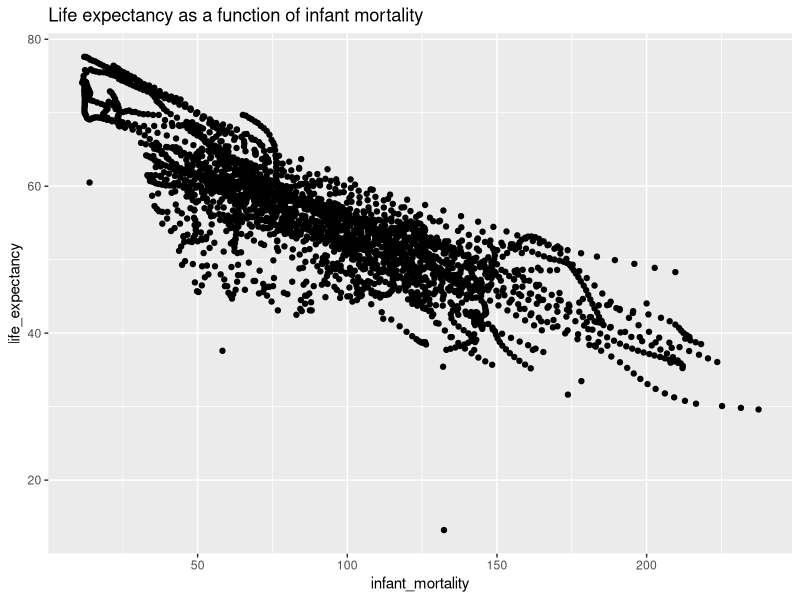
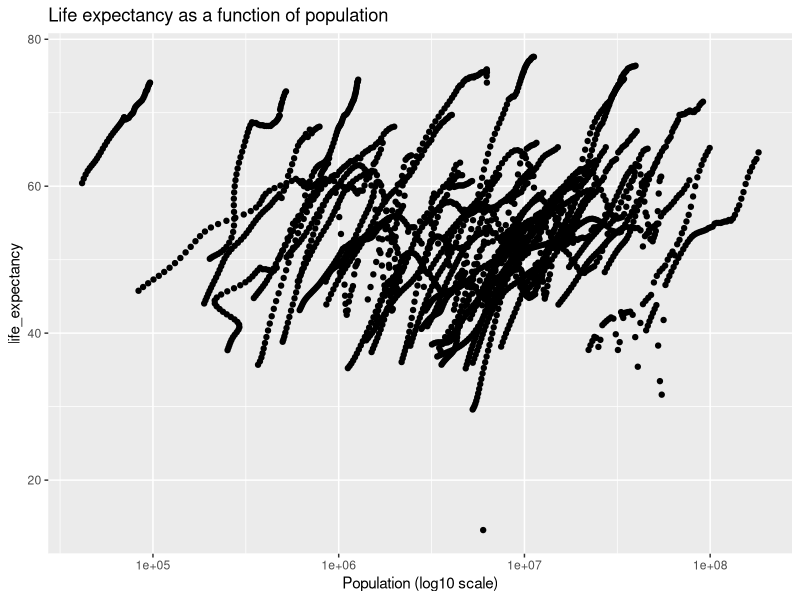
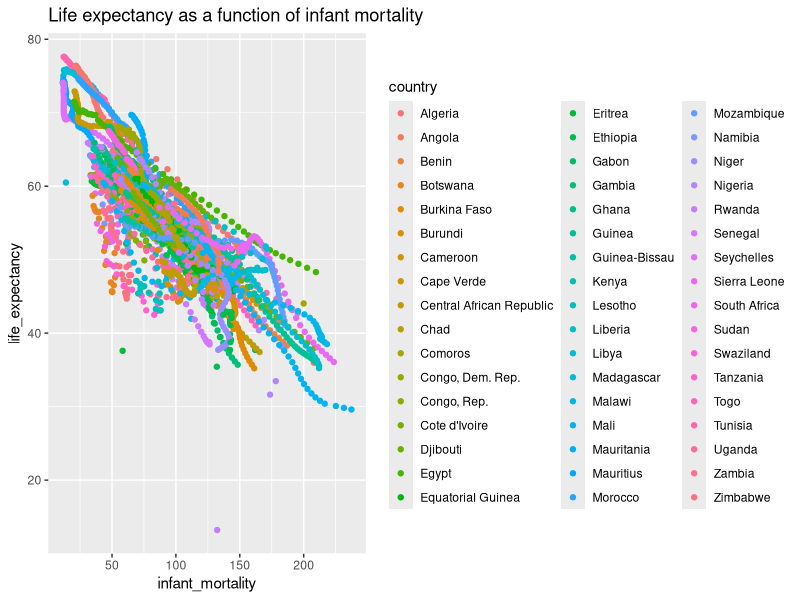
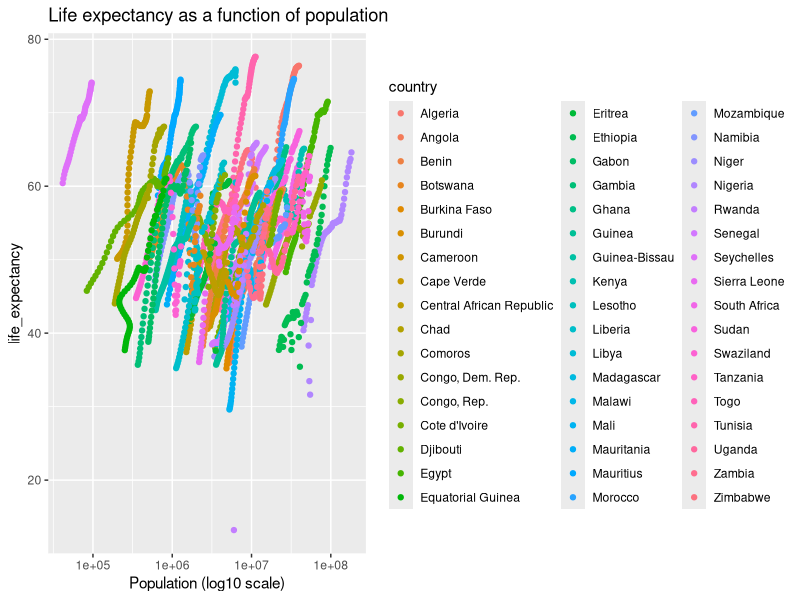
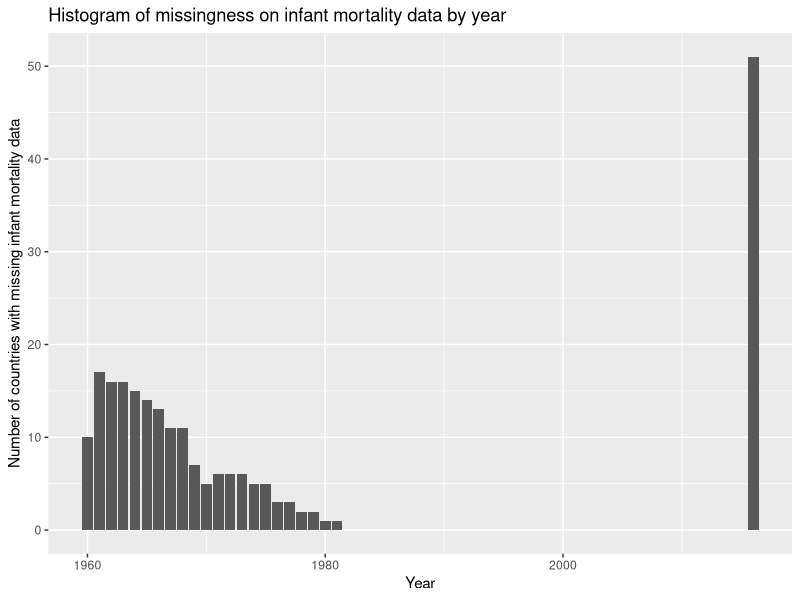
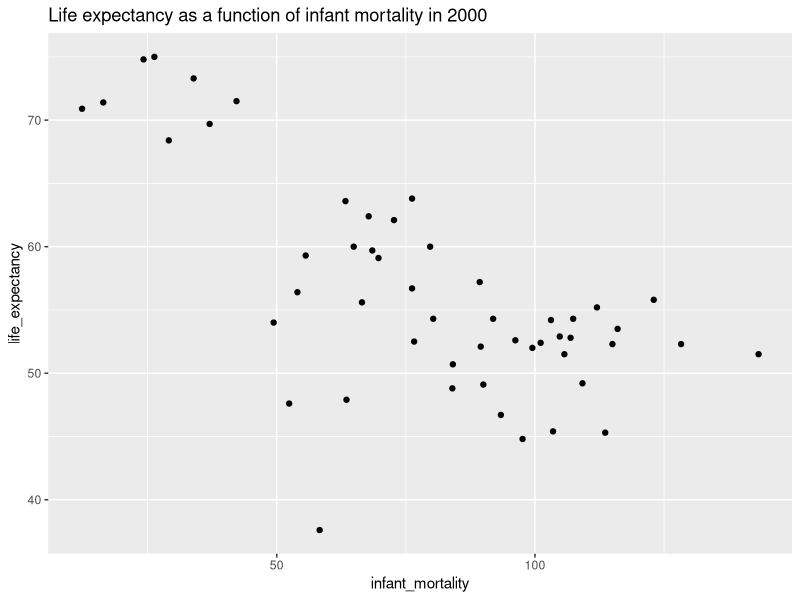
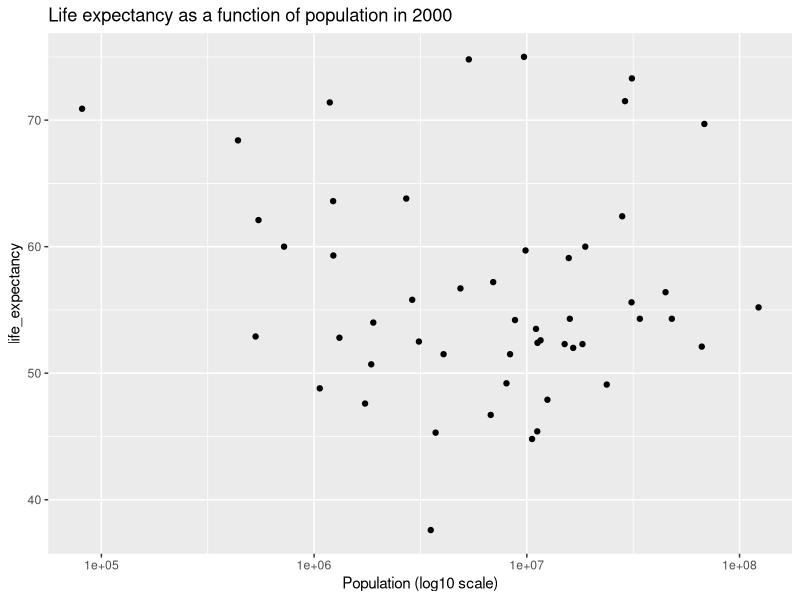

These charts were generated, in order, by the following R code:
## ---- chunk 1
# Setting up all libraries needed for the script
library(tidyverse)

# loading dslabs package to access Gapminder data
library(dslabs)

## ---- chunk 2
#Produce help file for Gapminder data
help(gapminder)

#Look at structure and summary of Gapminder data
str(gapminder)
summary(gapminder)

#Determining the object type of the data
class(gapminder)
## ---- chunk 3
#Restricting data to African countries

#Checking what continents are included in the dataset
table(gapminder$continent)
#Restricting to rows where continent is Africa
africadata <- gapminder %>% filter(continent == 'Africa')
#Checking structure and summary of Africa dataset
str(africadata)
summary(africadata)
## ---- chunk 4
#Creating object 1 with 'infant_mortality' and 'life_expectancy'
obj1 <- africadata %>% select(c(infant_mortality, life_expectancy))
#checking summary and structure of obj1
str(obj1)
summary(obj1)

#Creating object 2 with 'population' and 'life_expectancy'
obj2 <- africadata %>% select(c(population, life_expectancy))
#checking summary and structure of obj2
str(obj2)
summary(obj2)
## ---- chunk 5
#Plotting life expectancy as a function of infant mortality
ggplot(data=obj1, aes(x = infant_mortality, y = life_expectancy)) + geom_point() + 
  labs(title = "Life expectancy as a function of infant mortality")

#Plotting life expectancy as a function of population
ggplot(data=obj2, aes(x = population, y = life_expectancy)) + geom_point() +  scale_x_continuous(trans='log10') + 
  labs(title = "Life expectancy as a function of population", x = "Population (log10 scale)")

## ---- chunk 6
#Checking effect of country on plots above by rerunning the graphs using color to represent country.

#Plotting life expectancy as a function of infant mortality
ggplot(data=africadata, aes(x = infant_mortality, y = life_expectancy)) + 
  geom_point(aes(color = country)) + 
  labs(title = "Life expectancy as a function of infant mortality")

#Plotting life expectancy as a function of population
ggplot(data=africadata, aes(x = population, y = life_expectancy)) + 
  geom_point(aes(color = country)) + scale_x_continuous(trans='log10') + 
  labs(title = "Life expectancy as a function of population", x = "Population (log10 scale)")

## ---- chunk 7
#To determine the number of infant mortality data points by year, I filtered the africadata to restrict to only rows with missing infant mortality, grouped by year, and counted the number of rows in each year using n() within the summarize statement

incomp_year <- africadata %>% 
  filter(is.na(infant_mortality)) %>%
  group_by(year) %>%
  summarize(n = n()) 
incomp_year

#Plot of missingness in infant mortality by year
ggplot(incomp_year, aes(x=year, y=n)) + geom_col() + labs(x="Year", y="Number of countries with missing infant mortality data", title="Histogram of missingness on infant mortality data by year")

#I also wanted to print the number of years with the most data. This follows the same process as above, but I restrict to rows with infant mortality data (i.e., where the value is not NA). And, I restrict the final dataset to years with the most rows of infant mortality data
comp_year <- africadata %>% 
  filter(!is.na(infant_mortality)) %>%
  group_by(year) %>%
  summarize(n = n()) %>%
  filter(n == max(n))
comp_year
## ---- chunk 8
#Restricting africadata to only data from the year 2000
yr2000 <- africadata %>%
  filter(year==2000)

#Checking structure and summary of yr2000 dataset
str(yr2000)
summary(yr2000)

## ---- chunk 9
#Plotting life expectancy as a function of infant mortality
ggplot(data=yr2000, aes(x = infant_mortality, y = life_expectancy)) + 
  geom_point() + 
  labs(title = "Life expectancy as a function of infant mortality in 2000")

#Plotting life expectancy as a function of population
ggplot(data=yr2000, aes(x = population, y = life_expectancy)) + 
  geom_point() +  scale_x_continuous(trans='log10') +
  labs(title = "Life expectancy as a function of population in 2000", x = "Population (log10 scale)")
## ---- chunk 10
#Fitting first linear model with infant_mortality as a predictor of life expectancy
fit1 <- lm(life_expectancy ~ infant_mortality, data = yr2000)
#Getting model results
summary(fit1)

## ---- chunk 11
#Fitting second linear model with population as a predictor of life expectancy
fit2 <- lm(life_expectancy ~ population, data = yr2000)
#Getting model results
summary(fit2)
